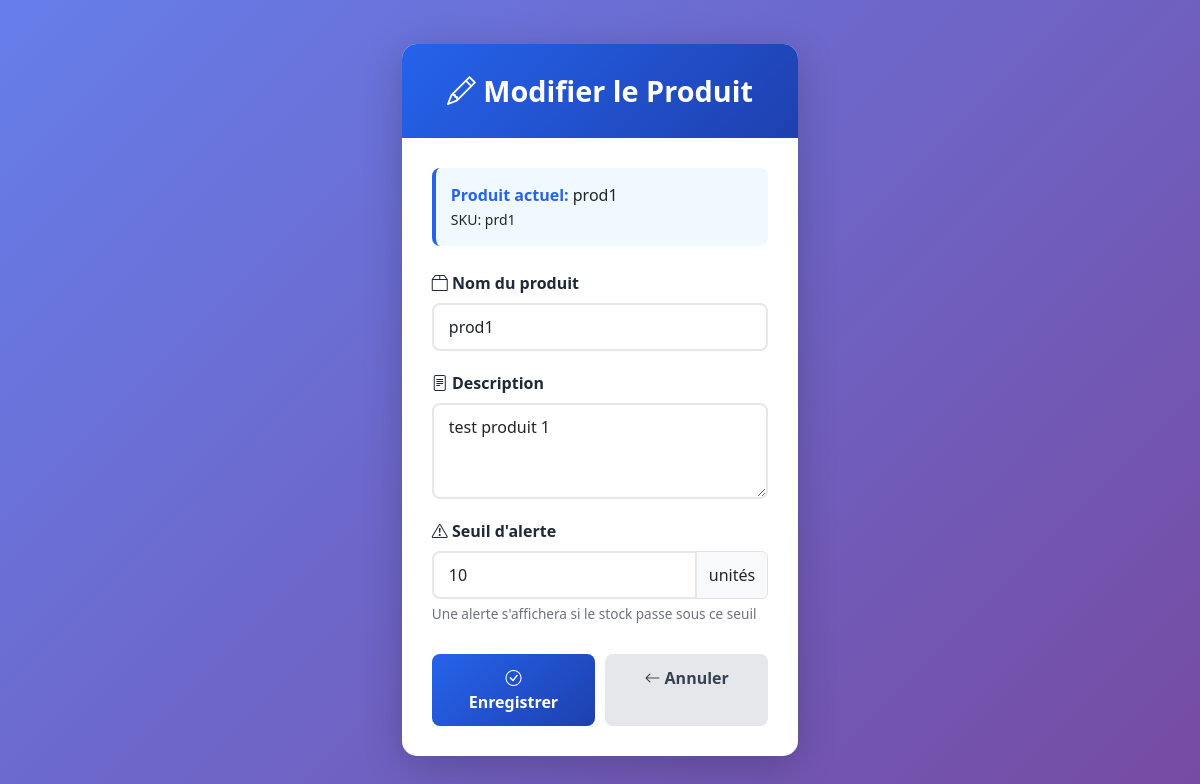
/product/1/edit, run on the app's committed database.
### models.py (models this page shows, shortened)
class Product(db.Model):
    __tablename__ = 'product'
    id = db.Column(db.Integer, primary_key=True)
    name = db.Column(db.String(100), nullable=False, unique=True)
    sku = db.Column(db.String(50), unique=True, nullable=False)
    description = db.Column(db.Text, default='')
    current_stock = db.Column(db.Integer, default=0, nullable=False)
    threshold = db.Column(db.Integer, default=10, nullable=False)
    created_at = db.Column(db.DateTime, default=datetime.utcnow)
    updated_at = db.Column(db.DateTime, default=datetime.utcnow, onupdate=datetime.utcnow)
    movements = db.relationship('Movement', backref='product', lazy=True, cascade='all, delete-orphan')
    alerts = db.relationship('Alert', backref='product', lazy=True, cascade='all, delete-orphan')

### app.py (the view, shortened to what this page needs)
@app.route('/product/<int:product_id>/edit', methods=['GET', 'POST'])
def edit_product(product_id):
    product = Product.query.get_or_404(product_id)
    return render_template('edit_product.html', product=product)

### templates/edit_product.html (shortened to what this page needs)
<!DOCTYPE html>
<html lang="fr">
<head>
    <link href="https://cdn.jsdelivr.net/npm/bootstrap@5.3.3/dist/css/bootstrap.min.css" rel="stylesheet">
    <link href="https://cdn.jsdelivr.net/npm/bootstrap-icons@1.11.0/font/bootstrap-icons.css" rel="stylesheet">
</head>
<body>
    <div class="form-container">
        <div class="card">
            <div class="card-header">
                <h2>
                    <i class="bi bi-pencil"></i> Modifier le Produit
                </h2>
            </div>
            <div class="card-body">
                <div class="info-box">
                    <strong>Produit actuel:</strong> {{ product.name }}<br>
                    <small>SKU: {{ product.sku }}</small>
                </div>
                <form method="POST">
                    <div class="form-group">
                        <label for="name" class="form-label">
                            <i class="bi bi-box2"></i> Nom du produit
                        </label>
                        <input
                            type="text"
                            class="form-control"
                            id="name"
                            name="name"
                            value="{{ product.name }}"
                            required
                        >
                    </div>
                    <div class="form-group">
                        <label for="description" class="form-label">
                            <i class="bi bi-file-text"></i> Description
                        </label>
                        <textarea
                            class="form-control"
                            id="description"
                            name="description"
                            rows="3"
                        >{{ product.description }}</textarea>
                    </div>
                    <div class="form-group">
                        <label for="threshold" class="form-label">
                            <i class="bi bi-exclamation-triangle"></i> Seuil d'alerte
                        </label>
                        <div class="input-group">
                            <input
                                type="number"
                                class="form-control"
                                id="threshold"
                                name="threshold"
                                value="{{ product.threshold }}"
                                min="1"
                                step="1"
                            >
                            <span class="input-group-text">unités</span>
                        </div>
                        <div class="form-helper">
                            Une alerte s'affichera si le stock passe sous ce seuil
                        </div>
                    </div>
                    <div class="button-group">
                        <button type="submit" class="btn btn-primary">
                            <i class="bi bi-check-circle"></i> Enregistrer
                        </button>
                        <a href="/product/{{ product.id }}" class="btn btn-secondary">
                            <i class="bi bi-arrow-left"></i> Annuler
                        </a>
                    </div>
                </form>
            </div>
        </div>
    </div>
</body>
</html>

### templates/edit_product.html (style rules this page uses)
:root { --primary-color: #2563eb; --success-color: #10b981; --danger-color: #ef4444; }
body { background: linear-gradient(135deg, #667eea 0%, #764ba2 100%); min-height: 100vh; display: flex; align-items: center; padding: 20px 0; font-family: 'Segoe UI', Tahoma, Geneva, Verdana, sans-serif; }
.form-container { max-width: 600px; margin: 0 auto; }
.card { border: none; border-radius: 15px; box-shadow: 0 10px 40px rgba(0, 0, 0, 0.2); overflow: hidden; }
.card-header { background: linear-gradient(135deg, var(--primary-color) 0%, #1e40af 100%); color: white; padding: 30px; text-align: center; border: none; }
.card-header h2 { margin: 0; font-weight: 700; font-size: 1.8rem; }
.card-body { padding: 30px; }
.form-label { font-weight: 600; color: #1f2937; margin-bottom: 8px; }
.form-control, .form-select { border-radius: 8px; border: 2px solid #e5e7eb; padding: 10px 15px; font-size: 1rem; transition: border-color 0.3s, box-shadow 0.3s; }
.form-group { margin-bottom: 20px; }
.form-helper { font-size: 0.85rem; color: #6b7280; margin-top: 5px; }
.info-box { background: #f0f9ff; border-left: 4px solid var(--primary-color); padding: 15px; border-radius: 8px; margin-bottom: 25px; }
.info-box strong { color: var(--primary-color); }
.button-group { display: flex; gap: 10px; margin-top: 30px; }
.btn { padding: 12px 30px; font-weight: 600; border-radius: 8px; border: none; transition: all 0.3s; font-size: 1rem; }
.btn-primary { background: linear-gradient(135deg, var(--primary-color) 0%, #1e40af 100%); color: white; flex: 1; }
.btn-secondary { background: #e5e7eb; color: #374151; flex: 1; }

### data on the page
Product: name "prod1", sku "prd1", description "test produit 1", threshold "10"
